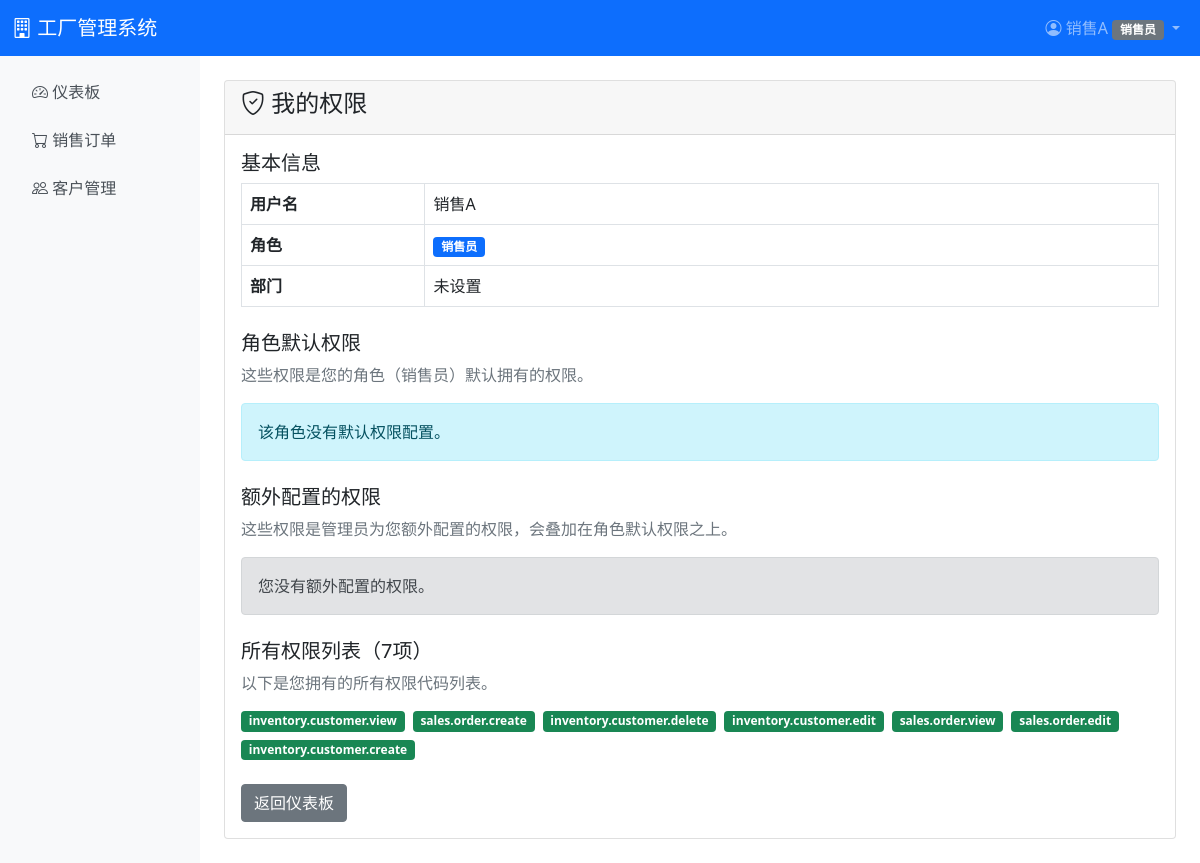
Page /accounts/my-permissions/ (signed in) on the earlier database version.
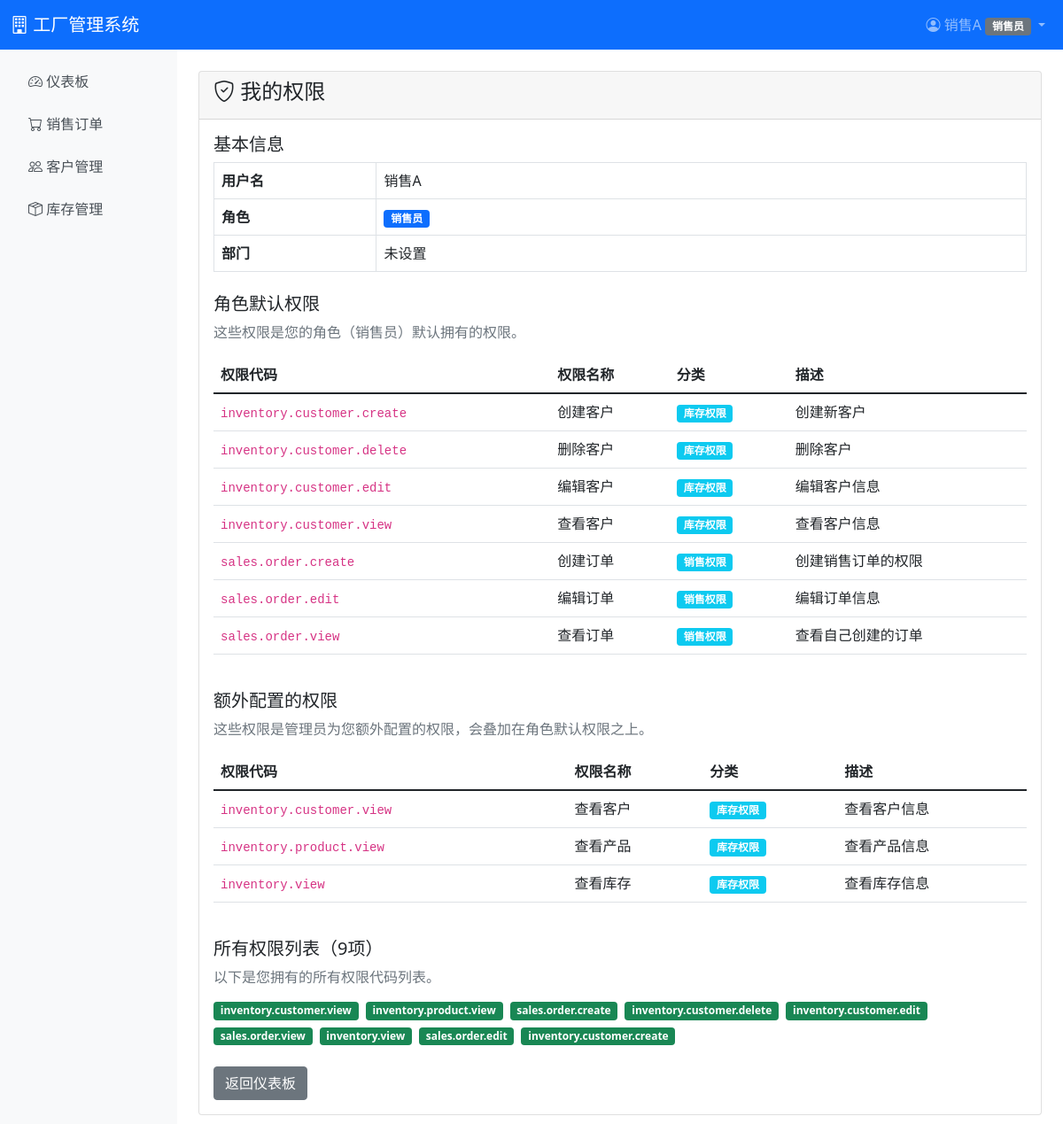
Same page on the later database version.
### accounts/models.py (models this page shows, shortened)
class Permission(models.Model):
    PERMISSION_CATEGORIES = [
        ('sales', '销售权限'),
        ('inventory', '库存权限'),
        ('production', '生产权限'),
        ('logistics', '物流权限'),
        ('system', '系统权限'),
    ]
    code = models.CharField(max_length=50, unique=True, verbose_name='权限代码')
    name = models.CharField(max_length=100, verbose_name='权限名称')
    category = models.CharField(max_length=20, choices=PERMISSION_CATEGORIES, verbose_name='权限分类')
    description = models.TextField(blank=True, verbose_name='权限描述')
    created_at = models.DateTimeField(auto_now_add=True, verbose_name='创建时间')
    class Meta:
        verbose_name = '权限'
        verbose_name_plural = '权限'
        ordering = ['category', 'code']

### accounts/views.py (the view)
# urls.py: path('my-permissions/', views.my_permissions, name='my_permissions'),
@login_required
def my_permissions(request):
    try:
        profile = request.user.profile
    except UserProfile.DoesNotExist:
        messages.error(request, '用户角色未设置')
        return redirect('dashboard')
    role_permissions = profile.get_role_default_permissions()
    role_permission_objs = Permission.objects.filter(code__in=role_permissions)
    extra_permissions = profile.permissions.all()
    all_permissions = profile.get_all_permissions()
    context = {
        'profile': profile,
        'role_permissions': role_permission_objs,
        'extra_permissions': extra_permissions,
        'all_permissions': all_permissions,
    }
    return render(request, 'accounts/my_permissions.html', context)

### accounts/models.py (called while the page is built)
    def has_permission(self, permission_code):
        if self.role == 'ceo':
            return True
        role_permissions = self.get_role_default_permissions()
        if permission_code in role_permissions:
            return True
        return self.permissions.filter(code=permission_code).exists()

    def get_all_permissions(self):
        permissions = set(self.get_role_default_permissions())
        permissions.update(self.permissions.values_list('code', flat=True))
        return list(permissions)

### accounts/templatetags/permission_tags.py (called while the page is built)
@register.filter
def has_permission(user, permission_code):
    if not user or not user.is_authenticated:
        return False
    try:
        profile = user.profile
        return profile.has_permission(permission_code)
    except AttributeError:
        return False

### templates/accounts/my_permissions.html (shortened to what this page needs)
{% extends 'base.html' %}
{% block content %}
<div class="card">
    <div class="card-header">
        <h4><i class="bi bi-shield-check"></i> 我的权限</h4>
    </div>
    <div class="card-body">
        <div class="mb-4">
            <h5>基本信息</h5>
            <table class="table table-bordered">
                <tr>
                    <th width="20%">用户名</th>
                    <td>{{ user.username }}</td>
                </tr>
                <tr>
                    <th>角色</th>
                    <td>
                        <span class="badge bg-primary">{{ profile.get_role_display }}</span>
                    </td>
                </tr>
                <tr>
                    <th>部门</th>
                    <td>{{ profile.department|default:"未设置" }}</td>
                </tr>
            </table>
        </div>
        <div class="mb-4">
            <h5>角色默认权限</h5>
            <p class="text-muted">这些权限是您的角色（{{ profile.get_role_display }}）默认拥有的权限。</p>
            {% if role_permissions %}
            <div class="table-responsive">
                <table class="table table-hover">
                    <thead>
                        <tr>
                            <th>权限代码</th>
                            <th>权限名称</th>
                            <th>分类</th>
                            <th>描述</th>
                        </tr>
                    </thead>
                    <tbody>
                        {% for perm in role_permissions %}
                        <tr>
                            <td><code>{{ perm.code }}</code></td>
                            <td>{{ perm.name }}</td>
                            <td><span class="badge bg-info">{{ perm.get_category_display }}</span></td>
                            <td>{{ perm.description|default:"-" }}</td>
                        </tr>
                        {% endfor %}
                    </tbody>
                </table>
            </div>
            {% else %}
            <div class="alert alert-info">该角色没有默认权限配置。</div>
            {% endif %}
        </div>
        <div class="mb-4">
            <h5>额外配置的权限</h5>
            <p class="text-muted">这些权限是管理员为您额外配置的权限，会叠加在角色默认权限之上。</p>
            {% if extra_permissions %}
            <div class="table-responsive">
                <table class="table table-hover">
                    <thead>
                        <tr>
                            <th>权限代码</th>
                            <th>权限名称</th>
                            <th>分类</th>
                            <th>描述</th>
                        </tr>
                    </thead>
                    <tbody>
                        {% for perm in extra_permissions %}
                        <tr>
                            <td><code>{{ perm.code }}</code></td>
                            <td>{{ perm.name }}</td>
                            <td><span class="badge bg-info">{{ perm.get_category_display }}</span></td>
                            <td>{{ perm.description|default:"-" }}</td>
                        </tr>
                        {% endfor %}
                    </tbody>
                </table>
            </div>
            {% else %}
            <div class="alert alert-secondary">您没有额外配置的权限。</div>
            {% endif %}
        </div>
        <div class="mb-4">
            <h5>所有权限列表（{{ all_permissions|length }}项）</h5>
            <p class="text-muted">以下是您拥有的所有权限代码列表。</p>
            <div class="d-flex flex-wrap gap-2">
                {% for perm_code in all_permissions %}
                <span class="badge bg-success">{{ perm_code }}</span>
                {% endfor %}
            </div>
        </div>
        <div class="mt-4">
            <a href="{% url 'dashboard' %}" class="btn btn-secondary">返回仪表板</a>
        </div>
    </div>
</div>
{% endblock %}

### templates/base.html (shortened to what this page needs)
{% load permission_tags %}
<!DOCTYPE html>
<html lang="zh-CN">
<head>
    <link href="https://cdn.jsdelivr.net/npm/bootstrap@5.1.3/dist/css/bootstrap.min.css" rel="stylesheet">
    <link rel="stylesheet" href="https://cdn.jsdelivr.net/npm/bootstrap-icons@1.8.1/font/bootstrap-icons.css">
</head>
<body>
    <nav class="navbar navbar-expand-lg navbar-dark bg-primary">
        <div class="container-fluid">
            <a class="navbar-brand" href="{% url 'dashboard' %}">
                <i class="bi bi-building"></i> 工厂管理系统
            </a>
            <div class="collapse navbar-collapse" id="navbarNav">
                <ul class="navbar-nav ms-auto">
                    {% if user.is_authenticated %}
                    <li class="nav-item dropdown">
                        <a class="nav-link dropdown-toggle" href="#" id="navbarDropdown" role="button" data-bs-toggle="dropdown">
                            <i class="bi bi-person-circle"></i> {{ user.username }}
                            {% if user.profile %}
                            <span class="badge bg-secondary">{{ user.profile.get_role_display }}</span>
                            {% endif %}
                        </a>
                    </li>
                    {% else %}
                    <li class="nav-item">
                        <a class="nav-link" href="{% url 'login' %}">登录</a>
                    </li>
                    {% endif %}
                </ul>
            </div>
        </div>
    </nav>
    {% if user.is_authenticated %}
    <div class="container-fluid">
        <div class="row">
            <nav class="col-md-2 sidebar p-3">
                <ul class="nav flex-column">
                    <li class="nav-item mb-2">
                        <a class="nav-link {% if request.resolver_match.url_name == 'dashboard' %}active{% endif %}" href="{% url 'dashboard' %}">
                            <i class="bi bi-speedometer2"></i> 仪表板
                        </a>
                    </li>
                    {% if user.profile.role == 'sales' or user.profile.role == 'sales_mgr' or user.profile.role == 'warehouse' or user.profile.role == 'ceo' or user|has_permission:'sales.order.view' %}
                    <li class="nav-item mb-2">
                        <a class="nav-link {% if 'sales' in request.path %}active{% endif %}" href="{% url 'sales:order_list' %}">
                            <i class="bi bi-cart"></i> 销售订单
                        </a>
                    </li>
                    {% endif %}
                    {% if user.profile.role == 'sales' or user.profile.role == 'sales_mgr' or user.profile.role == 'ceo' or user|has_permission:'inventory.customer.view' %}
                    <li class="nav-item mb-2">
                        <a class="nav-link {% if 'customers' in request.path %}active{% endif %}" href="{% url 'inventory:customer_list' %}">
                            <i class="bi bi-people"></i> 客户管理
                        </a>
                    </li>
                    {% endif %}
                    {% if user.profile.role == 'warehouse' or user.profile.role == 'production' or user.profile.role == 'ceo' or user|has_permission:'inventory.view' or user|has_permission:'inventory.view_product' %}
                    <li class="nav-item mb-2">
                        <a class="nav-link {% if 'inventory' in request.path %}active{% endif %}" href="{% url 'inventory:inventory_list' %}">
                            <i class="bi bi-box-seam"></i> 库存管理
                        </a>
                    </li>
                    {% endif %}
                </ul>
            </nav>
            <main class="col-md-10 p-4">
    {% else %}
    <div class="container mt-5">
    {% endif %}
        {% block content %}{% endblock %}
    {% if user.is_authenticated %}
            </main>
        </div>
    </div>
    {% else %}
    </div>
    {% endif %}
</body>
</html>

Differences in the rows shown:
added Permission: code "inventory.customer.create", name "创建客户", category "库存权限", description "创建新客户", shown under "角色默认权限"
added Permission: code "inventory.customer.delete", name "删除客户", category "库存权限", description "删除客户", shown under "角色默认权限"
added Permission: code "inventory.customer.edit", name "编辑客户", category "库存权限", description "编辑客户信息", shown under "角色默认权限"
added Permission: code "inventory.customer.view", name "查看客户", category "库存权限", description "查看客户信息"
added Permission: code "sales.order.create", name "创建订单", category "销售权限", description "创建销售订单的权限", shown under "角色默认权限"
added Permission: code "sales.order.edit", name "编辑订单", category "销售权限", description "编辑订单信息", shown under "角色默认权限"
added Permission: code "sales.order.view", name "查看订单", category "销售权限", description "查看自己创建的订单", shown under "角色默认权限"
added Permission: code "inventory.product.view", name "查看产品", category "库存权限", description "查看产品信息", shown under "额外配置的权限"
added Permission: code "inventory.view", name "查看库存", category "库存权限", description "查看库存信息", shown under "额外配置的权限"
Other differences:
{{ all_permissions|length }}: "7" → "9"
text no longer shown: "该角色没有默认权限配置。 您没有额外配置的权限。"
text now shown: "库存管理 权限代码 权限名称 分类 描述 权限代码 权限名称 分类 描述"
new list line: "inventory.product.view"
new list line: "inventory.view"
